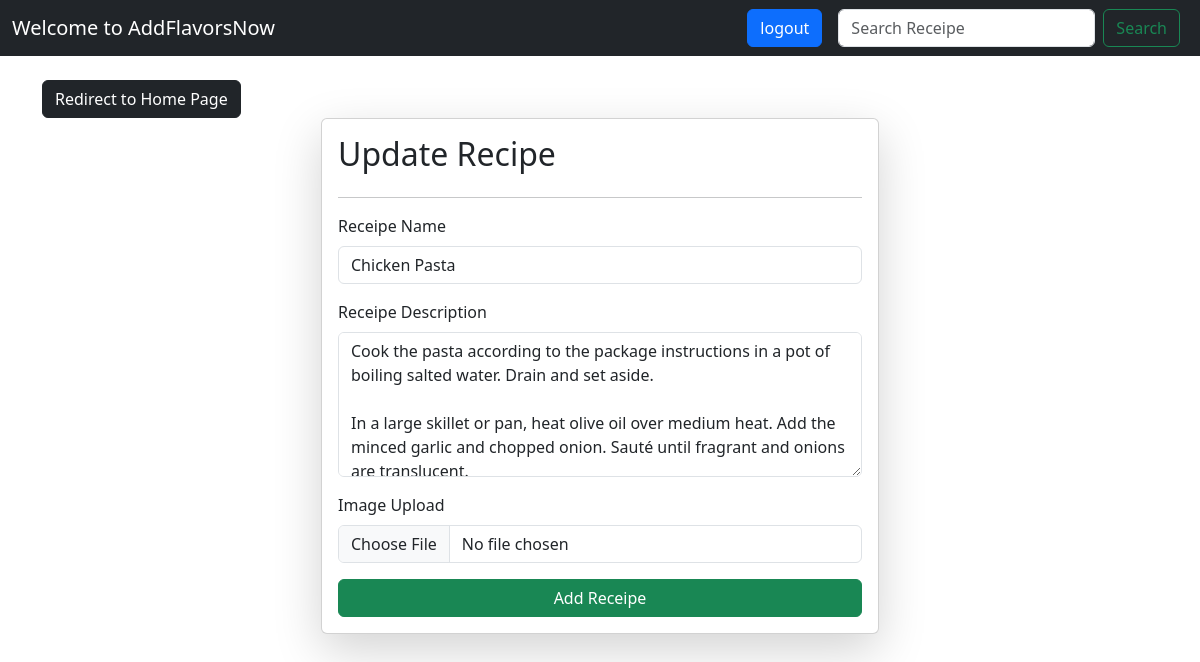
Page /recepies/update/16 (signed in) on the earlier database version.
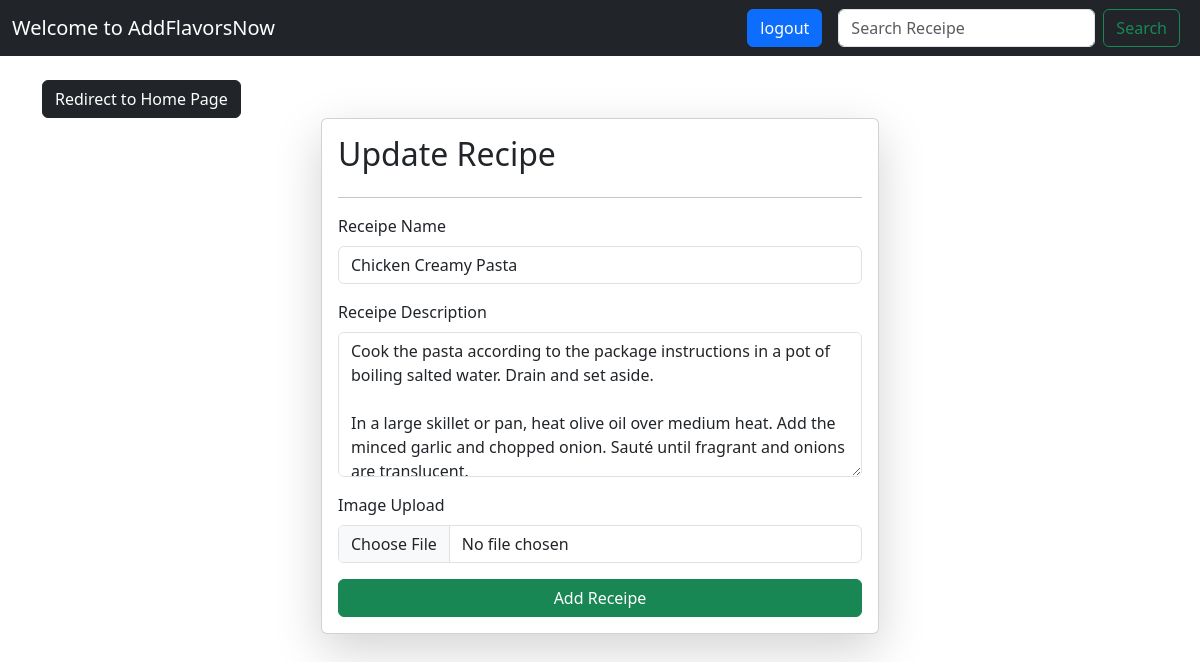
Same page on the later database version.
### vege/models.py (models this page shows, shortened)
class RecipeName(models.Model):
    user = models.ForeignKey(User, on_delete=models.SET_NULL, null=True, blank=True)
    recipe_name = models.CharField(max_length=50)
    recipe_desciption = models.TextField(max_length=1000)
    recipe_image = models.ImageField(upload_to="recepies")

### vege/views.py (the view, shortened to what this page needs)
# urls.py: path("update/<int:id>", views.update,name="update"),
@login_required(login_url="/recepies/login")
def update(request, id):
    try:
        recipe = RecipeName.objects.get(id=id)
    except RecipeName.DoesNotExist:
        return HttpResponse("Recipe does not exist")  # Handle the case where the recipe doesn't exist
    context = {'recipe': recipe}
    return render(request, "vege/update.html", context)

### vege/templates/vege/update.html (shortened to what this page needs)
{% extends "vege/base.html"%}
{% block body %}
<div class="container my-4">
  <a href="/recepies" class="btn btn-dark"> Redirect to Home Page </a>
  <form class="col-6 mx-auto card p-3 shadow-lg " method="post" enctype="multipart/form-data">
    <h2> Update Recipe </h2>
    <hr>
    <div class="mb-3">
      <label for="exampleFormControlInput1" class="form-label">Receipe Name</label>
      <input type="text" value="{{recipe.recipe_name}}"  name="recipe_name" required class="form-control" placeholder="Receipe Name">
    </div>
    <div class="mb-3">
      <label for="exampleFormControlTextarea1" class="form-label">Receipe Description</label>
      <textarea class="form-control" required name="recipe_desciption" placeholder="Receipe Description" rows="3"
        spellcheck="false" style="height: 145px;">{{recipe.recipe_desciption}}</textarea>
    </div>
    <div class="mb-3">
      <label for="exampleFormControlTextarea1" class="form-label">Image Upload</label>
      <input type="file" name="recipe_image" class="form-control">
    </div>
    <button type="submit" class="btn btn-success">Add Receipe </button>
  </form>
</div>
{% endblock %}

Differences in the rows shown:
changed RecipeName: recipe_name "Chicken Pasta" → "Chicken Creamy Pasta"
